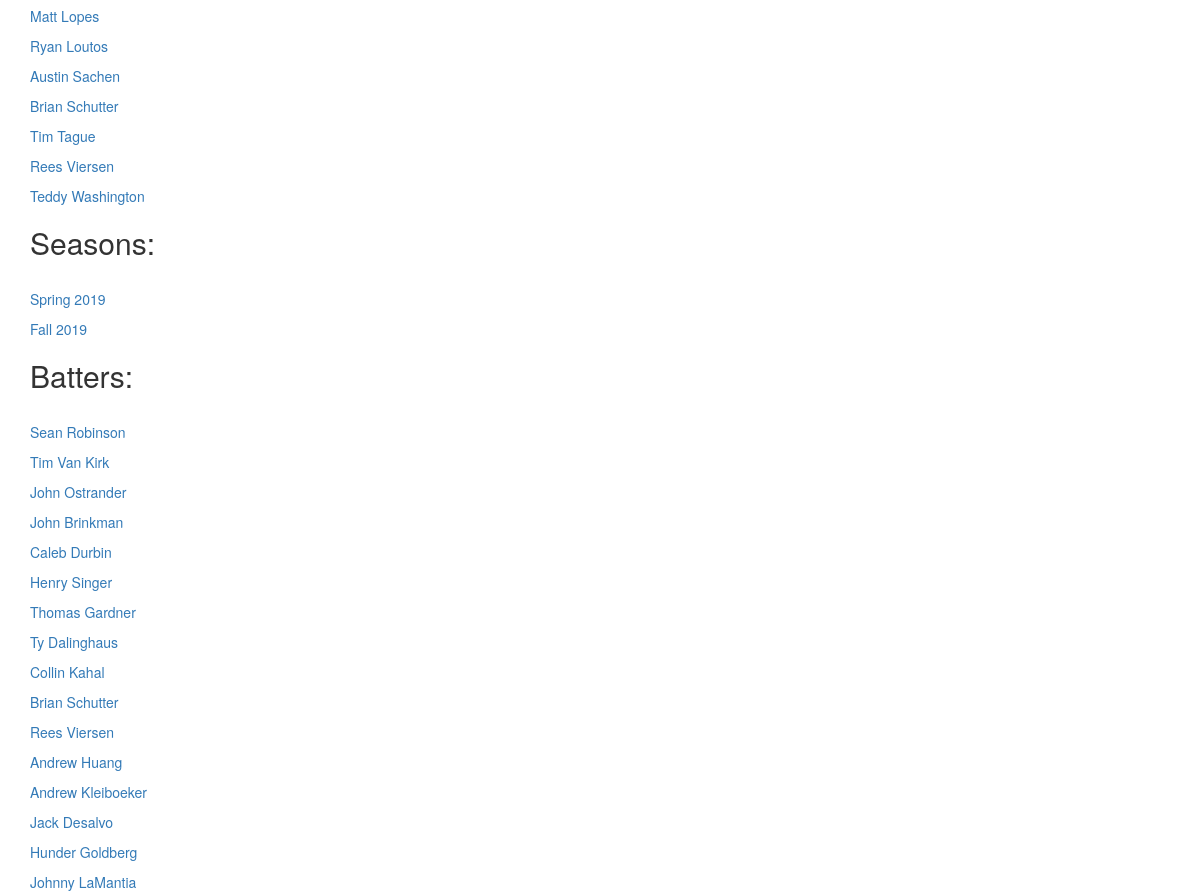
Page /index (signed in, middle part) on the earlier database version.
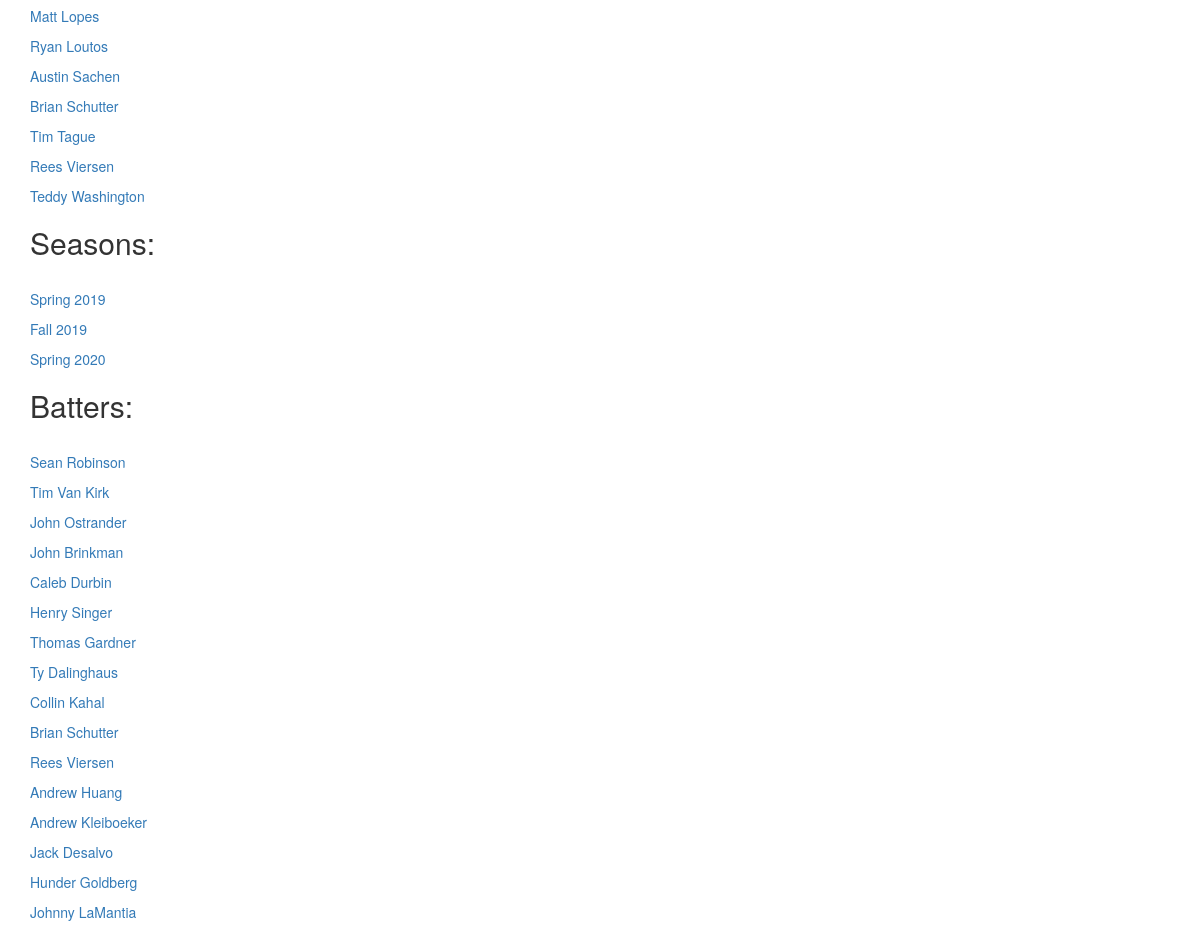
Same page on the later database version.
### app/models.py (models this page shows, shortened)
class User(UserMixin, db.Model):
    id = db.Column(db.Integer, primary_key=True)
    admin = db.Column(db.Boolean, index=True)
    username = db.Column(db.String(64), index=True, unique=True)
    email = db.Column(db.String(120), index=True, unique=True)
    password_hash = db.Column(db.String(128))
    firstname = db.Column(db.String(64))
    lastname = db.Column(db.String(64))
    grad_year = db.Column(db.String(8), index=True)
    throws = db.Column(db.String(8), index=True)
    outings = db.relationship('Outing', backref='pitcher', lazy='dynamic')
    def __repr__(self):
        return f'{self.firstname} {self.lastname}'

class Season(db.Model):
    id = db.Column(db.Integer, primary_key=True)
    semester = db.Column(db.String(8), index=True)
    year = db.Column(db.String(8), index=True)
    outings = db.relationship('Outing', backref='season', lazy='dynamic')
    def __repr__(self):
        return f'{self.semester} {self.year}'

class Batter(db.Model):
    id = db.Column(db.Integer, primary_key=True)
    name = db.Column(db.String(64), index=True)
    short_name = db.Column(db.String(8), index=True)
    bats = db.Column(db.String(8), index=True)
    grad_year = db.Column(db.String(8), index=True)
    opponent_id = db.Column(
        db.Integer,
        db.ForeignKey('opponent.id'),
        index=True)
    at_bats = db.relationship('AtBat', backref='batter', lazy='dynamic')

### app/routes.py (the view)
@app.route('/')
@app.route('/index', methods=['GET', 'POST'])
@login_required
def index():
    pitchers = User.query.filter(User.grad_year != 'Coach/Manager').order_by(User.lastname).all()
    seasons = Season.query.all()
    batters = Batter.query.all()
    opponents = Opponent.query.all()
    return render_template('main/index.html',
                           title='WashU',
                           pitchers=pitchers,
                           opponents=opponents,
                           seasons=seasons,
                           batters=batters)

### app/models.py (called while the page is built)
@login.user_loader
def load_user(id):
    return User.query.get(int(id))

    def __repr__(self):
        return self.name

### app/templates/main/index.html (shortened to what this page needs)
{% extends "base.html" %}
{% block app_content %}
    <br>
    <div>
        {% for p in pitchers %}
        <p>
            <a href="{{ url_for('pitcher', id=p.id) }}">{{ p }}</a>
        </p>
        {% endfor %}
    </div>
    <h2>Seasons:</h2>
    <br>
    <div>
        {% for s in seasons %}
        <p>
            <a href="{{ url_for('season', id=s.id) }}">{{ s }}</a>
        </p>
        {% endfor %}
    </div>
    <h2>Batters:</h2>
    <br>
    <div>
        {% for b in batters %}
        <p>
            <a href="{{ url_for('batter', id=b.id) }}">{{ b.name }}</a>
        </p>
        {% endfor %}
    </div>
    <br>
{% endblock %}

### app/templates/base.html (shortened to what this page needs)
{% extends 'bootstrap/base.html' %}
{% block styles %}
    {{ super() }}
{% endblock %}
{% block content %}
    <div class="container">
        {% block app_content %}{% endblock %}
    </div><br><br><br><br><br><br><br><br>
{% endblock %}

Differences in the rows shown:
added Season: semester+year "Spring 2020"
